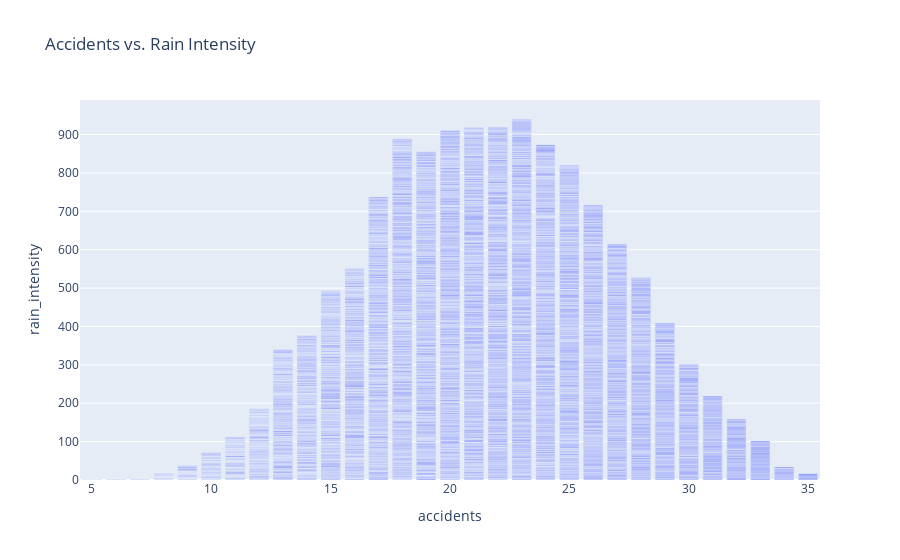

Here is the notebook cell this chart was saved with:
### Code cell
fig = px.bar(df, x = 'accidents', y = 'rain_intensity', 
             title = 'Accidents vs. Rain Intensity')
fig.show()

### Figure 1 — Plotly figure (JSON) as saved in the notebook; plotly's stock layout.template omitted (floating-point values rounded to 4 significant figures; data arrays with more than 128 entries replaced by an {"elided": "..."} marker saying what was removed)
{"data": [{"alignmentgroup": "True", "hovertemplate": "accidents=%{x}<br>rain_intensity=%{y}<extra></extra>", "legendgroup": "", "marker": {"color": "#636efa", "pattern": {"shape": ""}}, "name": "", "offsetgroup": "", "orientation": "v", "showlegend": false, "textposition": "auto", "type": "bar", "x": {"elided": "8756 int values"}, "xaxis": "x", "y": {"elided": "8756 float values"}, "yaxis": "y"}], "layout": {"barmode": "relative", "legend": {"tracegroupgap": 0}, "title": {"text": "Accidents vs. Rain Intensity"}, "xaxis": {"anchor": "y", "domain": [0, 1], "title": {"text": "accidents"}}, "yaxis": {"anchor": "x", "domain": [0, 1], "title": {"text": "rain_intensity"}}}}
